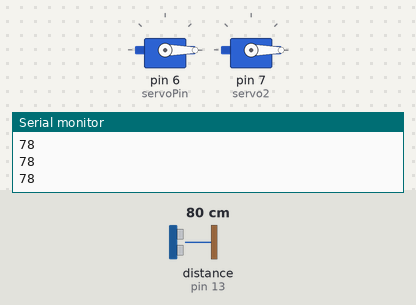
A sketch run on a simulated Arduino Uno, built with avr-gcc and run on an emulated ATmega328P. Parts: 2 × servo, the last lines printed to the serial monitor. Wiring (inferred from the names in the program): ultrasonic range finder: trigger pin 12; echo pin 13. The inputs (shaded band) are chosen by the test bench; at power-on: distance to the obstacle (sensor on pin 13) 80 cm. The echo pulse lasts 58.3 µs per cm.

Above: at 1.2 s.
1.3 s: distance to the obstacle (sensor on pin 13) set to 65 cm
2.8 s: distance to the obstacle (sensor on pin 13) set to 58 cm
At 4.0 s:
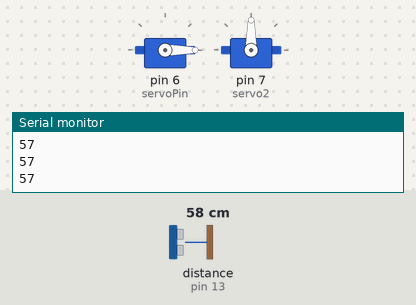
4.3 s: distance to the obstacle (sensor on pin 13) set to 35 cm
At 5.1 s:
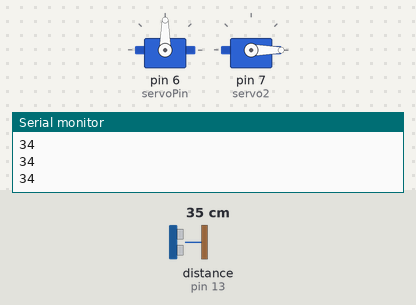
5.8 s: distance to the obstacle (sensor on pin 13) set to 23 cm
7.3 s: distance to the obstacle (sensor on pin 13) set to 19 cm
At 8.5 s:
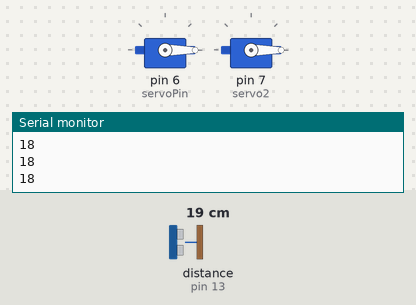
8.8 s: distance to the obstacle (sensor on pin 13) set to 60 cm
At 9.6 s:
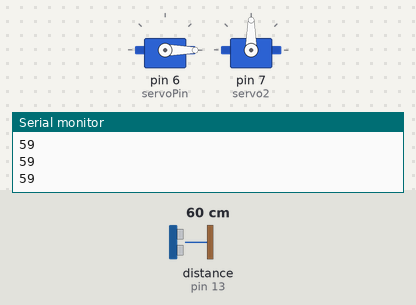
Timing chart, 0 to 11.3 s (numbered marks = the images above; inputs shaded):
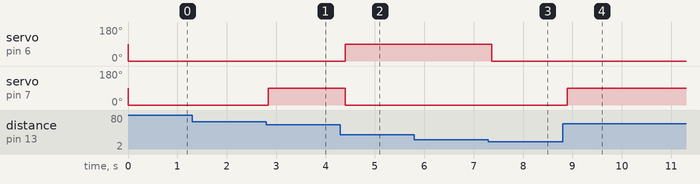

The sketch:

smart_bridge.ino
```cpp
#include <Servo.h>

const int trigPin = 12;
const int echoPin = 13;
const int servoPin = 6;
const int servo2 = 7;
long duration;
int distance;

Servo myservo;
Servo myservo2;

void setup() {
  pinMode(trigPin, OUTPUT);
  pinMode(echoPin, INPUT);
  myservo.attach(servoPin);
  myservo2.attach(servo2);
  Serial.begin(9600);
}

void loop() {
  // send ultrasonic pulse
  digitalWrite(trigPin, LOW);
  delayMicroseconds(2);
  digitalWrite(trigPin, HIGH);
  delayMicroseconds(10);
  digitalWrite(trigPin, LOW);

  // measure distance
  duration = pulseIn(echoPin, HIGH);
  distance = duration * 0.034 / 2;
  Serial.println(distance);

  // move servo if distance within range
  if (distance >= 20 && distance <= 40) {
    myservo.write(90); // move servo to 90 degrees
  } else {
    myservo.write(0); // move servo to 0 degrees
  }
  if (distance >= 40 && distance <= 60) {
    myservo2.write(90); // move servo to 90 degrees
  } else {
    myservo2.write(0); // move servo to 0 degrees
  }

  delay(100); // wait for 100 milliseconds before next measurement
}
```

Measured:
- the behaviour switches between 62 and 61 cm on distance to the obstacle (sensor on pin 13) (found by bisection; images 0 and 1)
- the behaviour switches between 21 and 20 cm on distance to the obstacle (sensor on pin 13) (found by bisection; images 2 and 3)
- after the input at 2.8 s, servo on pin 7 (servo2): 0° → 90° at once
- after the input at 4.3 s, servo on pin 6 (servoPin): 0° → 90° after 0.10 s; servo on pin 7 (servo2): 90° → 0° after 0.10 s
- after the input at 7.3 s, servo on pin 6 (servoPin): 90° → 0° after 0.06 s
- after the input at 8.8 s, servo on pin 7 (servo2): 0° → 90° after 0.09 s
